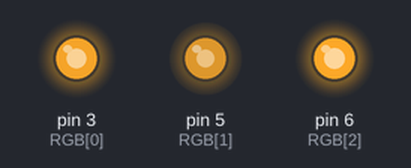
Simulated run of this sketch. Board: Arduino Uno, built with avr-gcc and run on an emulated ATmega328P. On the bench: output pins drawn as LEDs (lit = HIGH). What the sketch prints to the serial monitor is not drawn.

Above: at 0.17 s.
At 19.74 s:
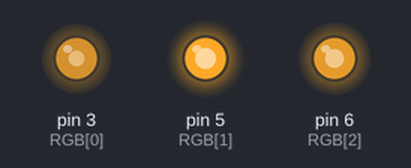
At 39.23 s:
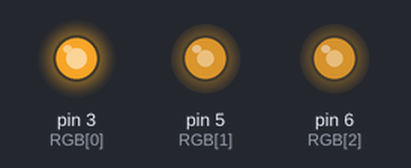
Timing chart, 0 to 40.0 s (numbered marks = the images above):
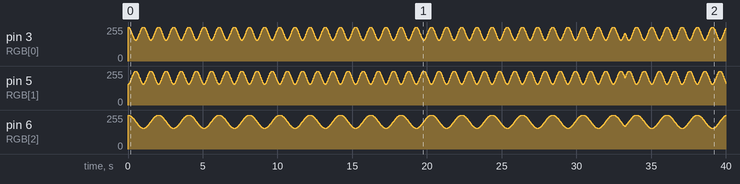

The sketch:

RGB_LED_loop.ino
```cpp
const byte RGB[3] = {3,5,6};
int rgb[3] = {255, 255, 255};
int ms_cnt = 0;
int amp = 50 ;
int bias = 255 - amp ;

unsigned long prev_ms = 0;
unsigned long diff_ms = 0;


void setup() {
  // put your setup code here, to run once:
  Serial.begin(9600);
}


void plotter(){

  Serial.print("R :");
  Serial.print(rgb[0]);
  Serial.print(", G :");
  Serial.print(rgb[1]);
  Serial.print(", B :");
  Serial.print(rgb[2]);
}

void loop() {
  // put your main code here, to run repeatedly:

  diff_ms = millis() - prev_ms;
  if(diff_ms){
    ms_cnt+= diff_ms;
    float rad1 = PI * (ms_cnt) / 500;
    float rad2 = .5 * rad1;
    rgb[0] = amp * cos(rad1);
    rgb[1] = -rgb[0];
    rgb[2] = amp * cos(rad2);

    for(int i = 0 ; i < 3; i++){
      rgb[i] += bias;
      analogWrite(RGB[i], rgb[i]) ;

    }
    prev_ms = millis();
    plotter() ;
  }


}
```
